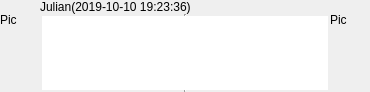
<?xml version="1.0" encoding="UTF-8"?>
<ui version="4.0">
 <class>StrMessage</class>
 <widget class="QWidget" name="StrMessage">
  <property name="geometry">
   <rect>
    <x>0</x>
    <y>0</y>
    <width>370</width>
    <height>92</height>
   </rect>
  </property>
  <property name="windowTitle">
   <string>Form</string>
  </property>
  <layout class="QGridLayout" name="gridLayout">
   <property name="leftMargin">
    <number>0</number>
   </property>
   <property name="topMargin">
    <number>0</number>
   </property>
   <property name="rightMargin">
    <number>0</number>
   </property>
   <property name="bottomMargin">
    <number>0</number>
   </property>
   <property name="spacing">
    <number>0</number>
   </property>
   <item row="0" column="0">
    <widget class="QLabel" name="label">
     <property name="minimumSize">
      <size>
       <width>40</width>
       <height>40</height>
      </size>
     </property>
     <property name="maximumSize">
      <size>
       <width>40</width>
       <height>40</height>
      </size>
     </property>
     <property name="text">
      <string>Pic</string>
     </property>
    </widget>
   </item>
   <item row="0" column="1" rowspan="2">
    <layout class="QVBoxLayout" name="verticalLayout">
     <property name="spacing">
      <number>0</number>
     </property>
     <item>
      <widget class="QLabel" name="label_5">
       <property name="maximumSize">
        <size>
         <width>16777215</width>
         <height>20</height>
        </size>
       </property>
       <property name="text">
        <string>Julian(2019-10-10 19:23:36)</string>
       </property>
      </widget>
     </item>
     <item>
      <widget class="QTextBrowser" name="textBrowser">
       <property name="frameShape">
        <enum>QFrame::VLine</enum>
       </property>
       <property name="verticalScrollBarPolicy">
        <enum>Qt::ScrollBarAlwaysOff</enum>
       </property>
       <property name="horizontalScrollBarPolicy">
        <enum>Qt::ScrollBarAlwaysOff</enum>
       </property>
       <property name="sizeAdjustPolicy">
        <enum>QAbstractScrollArea::AdjustToContents</enum>
       </property>
       <property name="html">
        <string>&lt;!DOCTYPE HTML PUBLIC &quot;-//W3C//DTD HTML 4.0//EN&quot; &quot;http://www.w3.org/TR/REC-html40/strict.dtd&quot;&gt;
&lt;html&gt;&lt;head&gt;&lt;meta name=&quot;qrichtext&quot; content=&quot;1&quot; /&gt;&lt;style type=&quot;text/css&quot;&gt;
p, li { white-space: pre-wrap; }
&lt;/style&gt;&lt;/head&gt;&lt;body style=&quot; font-family:'Sans Serif'; font-size:9pt; font-weight:400; font-style:normal;&quot;&gt;
&lt;p style=&quot;-qt-paragraph-type:empty; margin-top:0px; margin-bottom:0px; margin-left:0px; margin-right:0px; -qt-block-indent:0; text-indent:0px;&quot;&gt;&lt;br /&gt;&lt;/p&gt;&lt;/body&gt;&lt;/html&gt;</string>
       </property>
      </widget>
     </item>
    </layout>
   </item>
   <item row="0" column="2">
    <widget class="QLabel" name="label_2">
     <property name="minimumSize">
      <size>
       <width>40</width>
       <height>40</height>
      </size>
     </property>
     <property name="maximumSize">
      <size>
       <width>40</width>
       <height>40</height>
      </size>
     </property>
     <property name="text">
      <string>Pic</string>
     </property>
    </widget>
   </item>
   <item row="1" column="0">
    <spacer name="verticalSpacer">
     <property name="orientation">
      <enum>Qt::Vertical</enum>
     </property>
     <property name="sizeHint" stdset="0">
      <size>
       <width>20</width>
       <height>189</height>
      </size>
     </property>
    </spacer>
   </item>
   <item row="1" column="2">
    <spacer name="verticalSpacer_2">
     <property name="orientation">
      <enum>Qt::Vertical</enum>
     </property>
     <property name="sizeHint" stdset="0">
      <size>
       <width>20</width>
       <height>49</height>
      </size>
     </property>
    </spacer>
   </item>
  </layout>
 </widget>
 <resources/>
 <connections/>
</ui>
